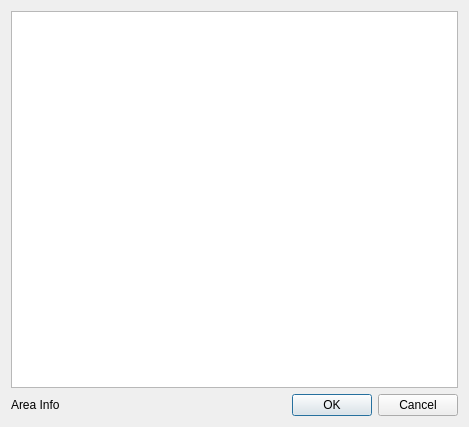
<?xml version="1.0" encoding="UTF-8"?>
<ui version="4.0">
 <class>DialogEditSignalNodes</class>
 <widget class="QDialog" name="DialogEditSignalNodes">
  <property name="geometry">
   <rect>
    <x>0</x>
    <y>0</y>
    <width>469</width>
    <height>427</height>
   </rect>
  </property>
  <property name="windowTitle">
   <string>Signal Nodes Editing</string>
  </property>
  <layout class="QVBoxLayout" name="verticalLayout">
   <item>
    <widget class="QTableWidget" name="Table">
     <attribute name="horizontalHeaderVisible">
      <bool>false</bool>
     </attribute>
     <attribute name="verticalHeaderVisible">
      <bool>false</bool>
     </attribute>
    </widget>
   </item>
   <item>
    <layout class="QHBoxLayout" name="horizontalLayout">
     <item>
      <widget class="QLabel" name="lblAreaInfo">
       <property name="text">
        <string>Area Info</string>
       </property>
      </widget>
     </item>
     <item>
      <widget class="QDialogButtonBox" name="buttonBox">
       <property name="orientation">
        <enum>Qt::Horizontal</enum>
       </property>
       <property name="standardButtons">
        <set>QDialogButtonBox::Cancel|QDialogButtonBox::Ok</set>
       </property>
      </widget>
     </item>
    </layout>
   </item>
  </layout>
 </widget>
 <resources/>
 <connections>
  <connection>
   <sender>buttonBox</sender>
   <signal>accepted()</signal>
   <receiver>DialogEditSignalNodes</receiver>
   <slot>accept()</slot>
   <hints>
    <hint type="sourcelabel">
     <x>248</x>
     <y>254</y>
    </hint>
    <hint type="destinationlabel">
     <x>157</x>
     <y>274</y>
    </hint>
   </hints>
  </connection>
  <connection>
   <sender>buttonBox</sender>
   <signal>rejected()</signal>
   <receiver>DialogEditSignalNodes</receiver>
   <slot>reject()</slot>
   <hints>
    <hint type="sourcelabel">
     <x>316</x>
     <y>260</y>
    </hint>
    <hint type="destinationlabel">
     <x>286</x>
     <y>274</y>
    </hint>
   </hints>
  </connection>
 </connections>
</ui>
